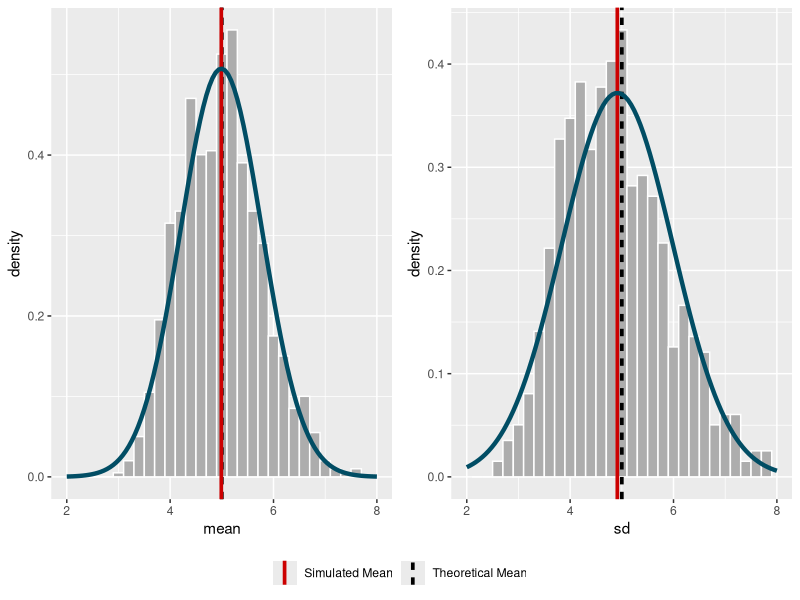

The R script that drew this image:
## ---- chunk 1
set.seed(0)
simulations <- 1000
n <- 40
lambda <- 0.2

mean <- as.numeric(list())
sd <- as.numeric(list())

for (i in 1 : simulations) {
        temp <- rexp(n, lambda)
        mean[i] <- mean(temp)
        sd[i] <- sd(temp)
}

df <- as.data.frame(cbind(mean,sd))
colnames(df) <- c("mean", "sd")

## ---- chunk 2
# We also extract and store some of the key theoretical and simulation values needed to answer the assignment's posed questions. Those values are stored in descriptively named variables using the code outlined below.

theoretical.mean.mean <- 1/lambda
simulation.mean.mean <- mean(mean)
theoretical.mean.sd <- theoretical.mean.mean/sqrt(n)
simulation.mean.sd <- sd(mean)

theoretical.sd.mean <- 1/lambda
simulation.sd.mean <- mean(sd)
theoretical.sd.sd <- theoretical.sd.mean/sqrt(n)
simulation.sd.sd <- sd(sd)
## ---- chunk 3
library(ggplot2)
library(grid)
library(gridExtra)

meanmean <- data.frame(type=c("Theoretical Mean", "Simulated Mean"), 
                     vals = c(theoretical.mean.mean, simulation.mean.mean))

sdmean <- data.frame(type=c("Theoretical Mean", "Simulated Mean"), 
                     vals = c(theoretical.sd.mean, simulation.sd.mean))

cols <- c("#CC0000", "Black")

means <- ggplot(df, aes(x=mean)) +
        xlim(2,8) +
        geom_histogram(aes(y=..density..), colour = "white", 
                       fill = "#adadad", binwidth = lambda) +
        geom_vline(data = meanmean, aes(xintercept = vals,
                                      color = type, linetype = type),
                   size = 1.25, show_guide = T) +
        stat_function(fun = dnorm, 
                      args=list(mean = simulation.mean.mean, 
                                sd = simulation.mean.sd), 
                      color="#014d64", size = 1.5) +
        scale_colour_manual(values = cols)

sd <- ggplot(df, aes(x=sd)) +
        xlim(2,8) +
        geom_histogram(aes(y=..density..), colour = "white", 
                       fill = "#adadad", binwidth = lambda) +
        scale_y_continuous(breaks=seq(0, 0.6, 0.1)) +
        geom_vline(data = sdmean, aes(xintercept = vals,
                                      color = type, linetype = type),
                   size = 1.25, show_guide = T) +
        stat_function(fun = dnorm, 
                      args=list(mean = simulation.sd.mean, 
                                sd = simulation.sd.sd), 
                      color="#014d64", size = 1.5) +
        scale_colour_manual(values = cols) +
        theme(legend.direction="horizontal",
              legend.title = element_blank())

g_legend<-function(a.gplot){
    tmp <- ggplot_gtable(ggplot_build(a.gplot))
    leg <- which(sapply(tmp$grobs, function(x) x$name) == "guide-box")
    legend <- tmp$grobs[[leg]]
    legend
}

mylegend <- g_legend(sd)

comb <- grid.arrange(arrangeGrob(means + theme(legend.position="none"),
                         sd + theme(legend.position="none"),
                         nrow=1),
             mylegend, nrow=2,heights=c(10, 1))
